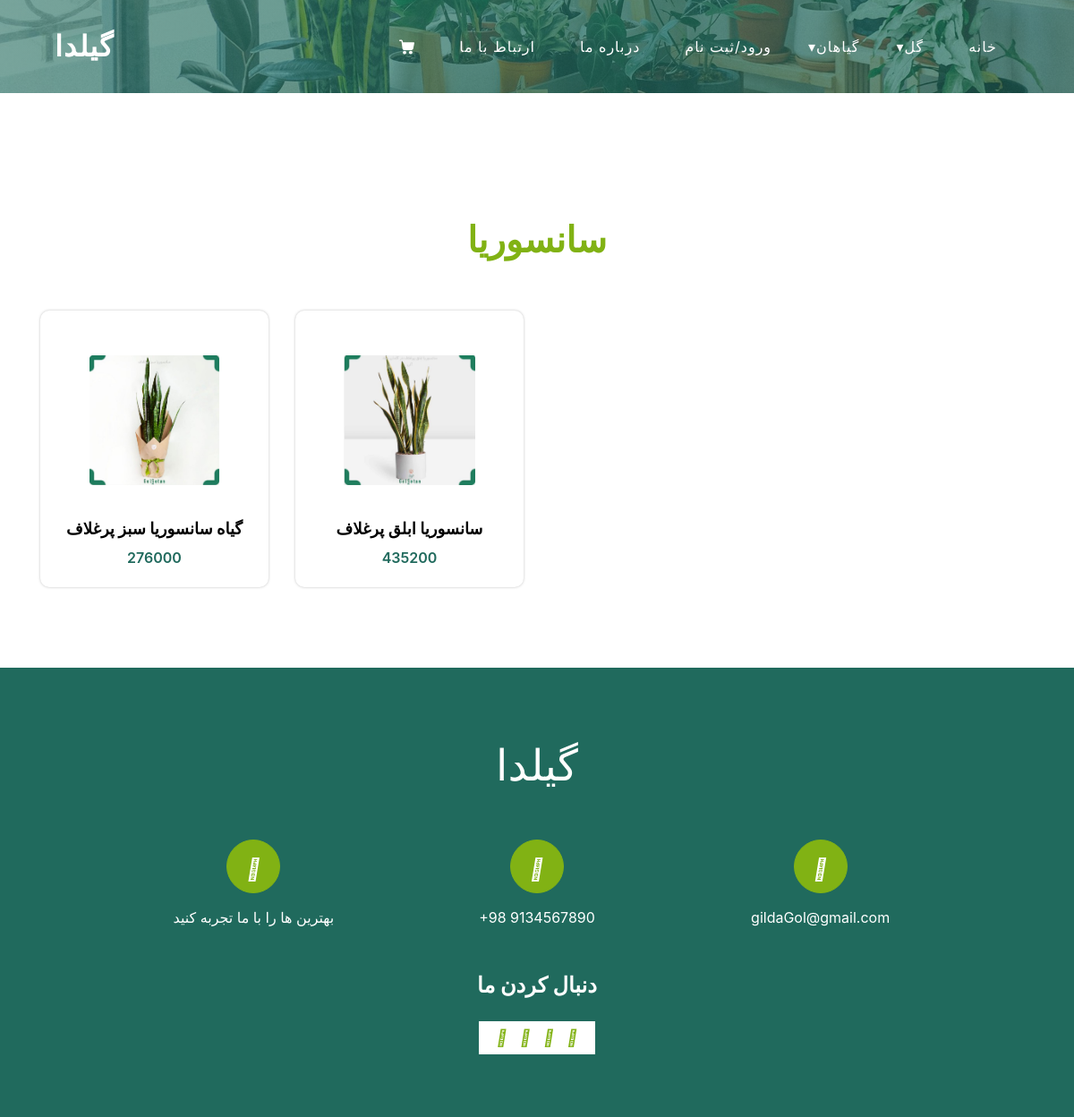
The page /sansoriaFlower.php on the database its author committed.
### tables this page shows
CREATE TABLE `products` (
  `id` int(11) NOT NULL,
  `products_name` text NOT NULL,
  `products_price` int(11) NOT NULL,
  `products_desc` text NOT NULL,
  `products_image` text NOT NULL,
  `products_offer` int(11) NOT NULL,
  `type` varchar(30) DEFAULT NULL
);

### sansoriaFlower.php (the view, shortened to what this page needs)
<?php  require_once 'config/config.php';?>
<!DOCTYPE html>
<html>
<head>
    <link rel="stylesheet" type="text/css" href="https://cdnjs.cloudflare.com/ajax/libs/OwlCarousel2/2.3.4/assets/owl.carousel.min.css" />
    <link  rel="stylesheet" href="css/style.css" type="text/css"/>
    <link  rel="stylesheet" href="css/rtl.css" type="text/css"/>
    <link  rel="stylesheet" href="css/responsive.css" />
    <link  rel="stylesheet" href="css/bootstrap.css"/>
    <link  rel="stylesheet" href="css/font-awesome.min.css"/>
</head>
<body class="sub_page">
<div class="hero_area">
    <div class="hero-bg">
        <img src="images/hero-bg.jpg" alt="">
    </div>
    <header class="header_section">
        <div class="container">
            <nav class="navbar navbar-expand-lg custom_nav-container ">
                <div class="logo">
                    <a class="navbar-brand" href="index.php">
                        <span>
                            گیلدا
                        </span>
                    </a>
                </div>
                <div class="collapse navbar-collapse" id="navbarSupportedContent">
                    <ul class="navbar-nav">
                        <li class="nav-item ">
                            <a class="nav-link" href="index.php">خانه <span class="sr-only">(current)</span> </a>
                        </li>
                        <li class="nav-item submenu" >
                            <a class="nav-link">گل</a>
                        </li>
                        <li class="nav-item submenu">
                            <a class="nav-link">گیاهان</a>
                        </li>
                        <li class="nav-item">
                            <a class="nav-link" href="users/login_users.php">ورود/ثبت نام</a>
                        </li>
                        <li class="nav-item">
                            <a class="nav-link" href="about.php"> درباره ما</a>
                        </li>
                        <li class="nav-item">
                            <a class="nav-link" href="contact.php"> ارتباط با ما</a>
                        </li>
                        <li class="nav-item ">
                            <a class="nav-link cart-link" href="users/cart.php">
                            </a>
                        </li>
                    </ul>
                </div>
            </nav>
        </div>
    </header>
</div>
<section class="plant_section layout_padding">
    <div class="container">
        <div class="heading_container heading_center">
            <h2>
                 سانسوریا
            </h2>
        </div>
        <div class="row">
            <?php  $query=mysqli_query($db,"SELECT * FROM products WHERE type='سانسوریا'");
            while ($row = mysqli_fetch_array($query))
            {?>
                <div class="col-sm-6 col-md-4 col-lg-3">
                    <div class="box">
                        <div class="img-box">
                            <img src="images/<?php echo $row['products_image'] ?>">
                        </div>
                        <div class="detail-box">
                            <a href="">
                                <?php echo $row['products_name'] ?>
                            </a>
                            <h6>
                                <?php echo $row['products_price'] ?>
                            </h6>
                        </div>
                    </div>
                </div>
            <?php }
            ?>
        </div>
    </div>
</section>
<footer class="footer_section">
    <div class="container">
        <a href="" class="footer-brand">
            گیلدا
        </a>
        <div class="row">
            <div class="col-lg-10 mx-auto">
                <div class="footer_items">
                    <div class="row">
                        <div class="col-md-4">
                            <a href="">
                                <div class="item ">
                                    <div class="img-box ">
                                        <i class="fa fa-map-marker" aria-hidden="true"></i>
                                    </div>
                                    <p>
                                        بهترین ها را با ما تجربه کنید
                                    </p>
                                </div>
                            </a>
                        </div>
                        <div class="col-md-4">
                            <a href="">
                                <div class="item ">
                                    <div class="img-box ">
                                        <i class="fa fa-phone" aria-hidden="true"></i>
                                    </div>
                                    <p>
                                        +98 9134567890
                                    </p>
                                </div>
                            </a>
                        </div>
                        <div class="col-md-4">
                            <a href="">
                                <div class="item ">
                                    <div class="img-box">
                                        <i class="fa fa-envelope" aria-hidden="true"></i>
                                    </div>
                                    <p>
                                        gildaGol@gmail.com
                                    </p>
                                </div>
                            </a>
                        </div>
                    </div>
                </div>
            </div>
        </div>
        <div class="social-box">
            <h4>
                دنبال کردن ما
            </h4>
            <div class="box">
                <a href="">
                    <i class="fa fa-facebook" aria-hidden="true"></i>
                </a>
                <a href="">
                    <i class="fa fa-twitter" aria-hidden="true"></i>
                </a>
                <a href="">
                    <i class="fa fa-youtube" aria-hidden="true"></i>
                </a>
                <a href="">
                    <i class="fa fa-instagram" aria-hidden="true"></i>
                </a>
            </div>
        </div>
    </div>
    <div class="footer-info">
        <div class="container">
            <p>
        </div>
    </div>
</footer>
</body>
</html>

### css/rtl.css (style rules this page uses)
.navbar { width: 100%; z-index:999; }
.navbar .navbar-collapse { max-width: 1000px; position: relative; display:inline-table; align-items: center; justify-content: space-between; }
.navbar .logo .navbar-brand { text-decoration: none; letter-spacing: 1px; }
.navbar .navbar-collapse .navbar-nav { direction: rtl; display: inline-flex; margin: 0px; padding: 0px; margin-left: auto; }
.navbar .navbar-collapse .navbar-nav .nav-item { list-style: none; padding: 5px; }
.navbar .navbar-collapse .navbar-nav .nav-item .nav-link { text-decoration: none; text-transform: uppercase; letter-spacing: 1px; transition: all 0.3s; }
.navbar .navbar-collapse .navbar-nav .submenu>.nav-link::after { content:'▾'; position: absolute; display: inline-flex; vertical-align: middle; margin-left: 5px; width: 100%; z-index: 1; }

### css/responsive.css (style rules this page uses)
@media (min-width: 1200px) { .container { max-width: 1170px; } }

### rows shown on the page
products: products_image (picture), products_name "گیاه سانسوریا سبز پرغلاف", products_price "276000"
products: products_image (picture), products_name "سانسوریا ابلق پرغلاف", products_price "435200"
